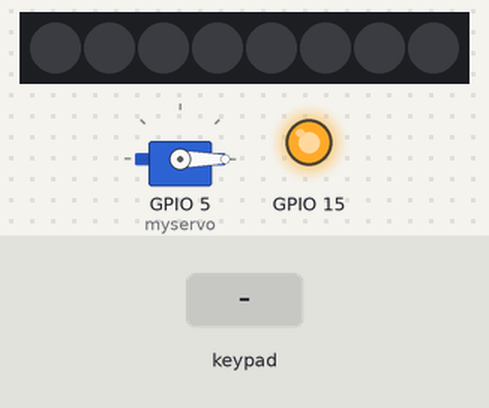
Recording of a sketch running on a simulated ESP32. On the bench: servo, 8 RGB LEDs in strip order, left to right, output pins drawn as LEDs (lit = HIGH). Dashed ring = blinking. The inputs (shaded band) are chosen by the test bench. What the sketch prints to the serial monitor is not drawn.

Above: at 1.2 s.
1.3 s: keypad keys 0 0 0 0 * pressed 0.4 s apart
At 2.0 s:
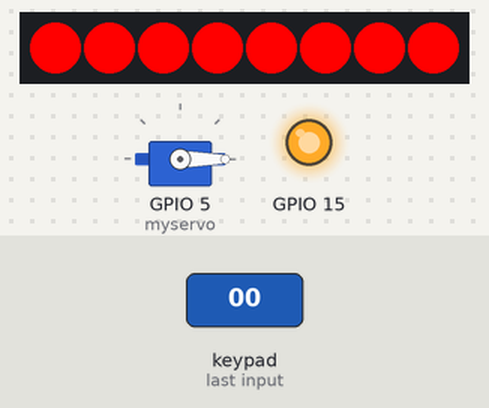
4.8 s: key 'D' pressed
At 6.0 s:
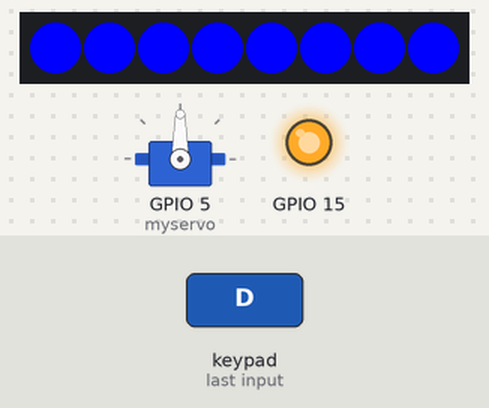
6.3 s: key '*' pressed
At 6.7 s:
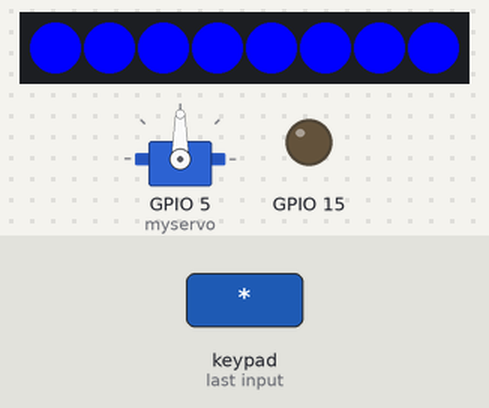
8.3 s: keypad keys 0 0 0 0 # pressed 0.4 s apart
At 11.2 s:
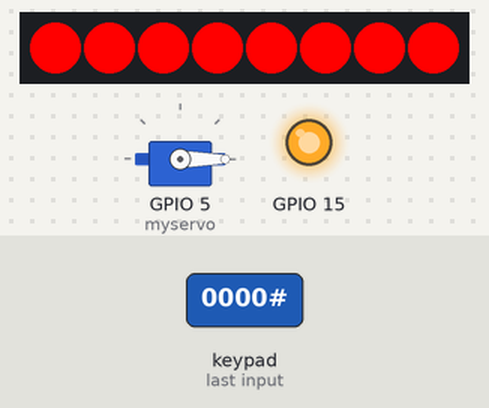
11.8 s: keypad keys 3 2 3 3 2 5 2 6 * pressed 0.4 s apart
At 15.4 s:
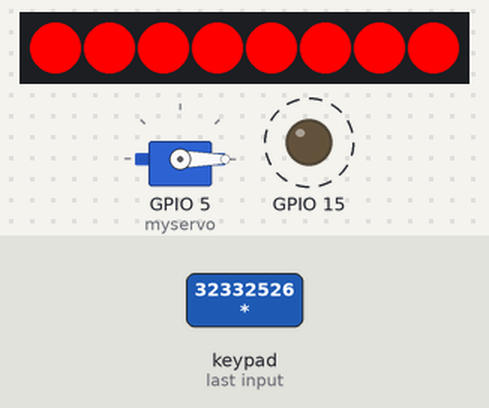
18.0 s: keypad keys 2 7 1 4 1 2 1 3 * pressed 0.4 s apart
At 24.89 s:
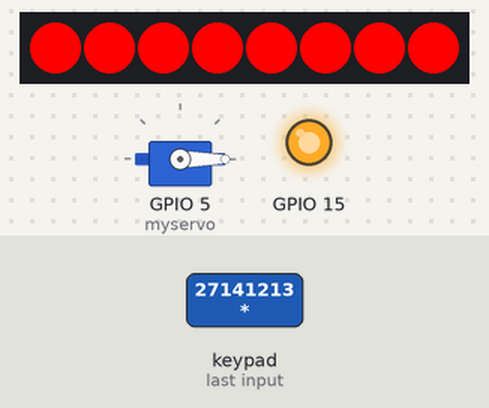
Timing chart, 0 to 25.6 s (numbered marks = the images above; inputs shaded):
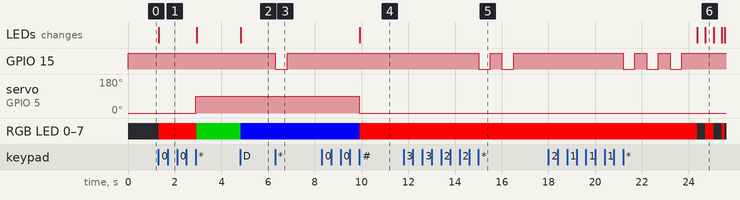

The sketch:

lock_4.ino
```cpp
//LIB
#include "Adafruit_Keypad.h" //Adafruit_Keypad
#include <FastLED.h>  //FastLED
#include <Servo.h>  //ServoESP32

//密碼
String PW = "0000";
String N_PW = "";

//馬達角度
#define SERVO_ANGLE 90

//鍵盤設定
const byte ROWS = 4;
const byte COLS = 4;
char keys[ROWS][COLS] = {
  {'1','2','3','A'},
  {'4','5','6','B'},
  {'7','8','9','C'},
  {'*','0','#','D'}
};
byte rowPins[ROWS] = {32, 33, 25, 26}; //定義列的腳位
byte colPins[COLS] = {27, 14, 12, 13}; //定義行的腳位
Adafruit_Keypad customKeypad = Adafruit_Keypad( makeKeymap(keys), rowPins, colPins, ROWS, COLS);

//狀態
int Lock_State = 0; //LOCK:0; UNLOCK:1; CHANGE_PW:3
int ERROR = 0;
String K = "";
String Num = "";

//LED
#define NUM_LEDS 8  //LED數量
#define DATA_PIN 2
CRGB leds[NUM_LEDS];

//SERVO
Servo myservo;

void setup() {
  Serial.begin(9600);
  Serial.println("Program Testing...");

  //鍵盤設定
  customKeypad.begin();

  //LED模組設定
  pinMode(15, OUTPUT);
  digitalWrite(15, HIGH);
  FastLED.addLeds<NEOPIXEL, DATA_PIN>(leds, NUM_LEDS);

  //SERVO
  myservo.attach(5);
  myservo.write(0);
}

void loop() {
  customKeypad.tick();  // 開始偵測使用者的按鍵狀態

  if(ERROR < 3){
    while(customKeypad.available()){
    keypadEvent e = customKeypad.read();
    Num = (char)e.bit.KEY;
    if(e.bit.EVENT == KEY_JUST_PRESSED){
      if(Num != "*"){
        K = K + Num;
      }
      else if(Num == "*"){  //密碼檢查
        if(K == PW){     //正確亮綠色0.5s並清空
          Lock_State = 1;
        }
        else if(K != PW){
          ERROR += 1;
          K = "";
          if(ERROR == 1 || ERROR == 2 || ERROR == 3) BE_BE(ERROR);
        }
      }

      if(Lock_State == 1){
        myservo.write(SERVO_ANGLE);   //旋轉到指定角度
        delay(10);
        K = "";
        if(Num == "D")  Lock_State = 3;
        if(Num == "A")  LOCK_IT();
      }
      else if(Lock_State == 3){
        if(Num != "#"){
          N_PW = N_PW + Num;
        }
        else if(Num == "#"){
          PW = N_PW;
          N_PW = "";
          LOCK_IT();
        }
      }
    }

    if(Lock_State == 1) LED_MODE(1);
    else if(Lock_State == 0)  LED_MODE(2);  //常亮紅色
    else if(Lock_State == 3)  LED_MODE(3);

    if(Num == "C") K = "";  //清空鍵盤
    }
  }
  else{
    while(true){
      LED_MODE(2);
      delay(100);
      LED_MODE(4);
      delay(100);
    }
  }

  delay(10);
}

void LED_MODE(int mode){
  if(mode == 1){
    for(int i=0;i<8;i++){
    leds[i] = CRGB::Green;
    FastLED.show();
    }
  }
  else if(mode == 2){
    for(int i=0;i<8;i++){
    leds[i] = CRGB::Red;
    FastLED.show();
    }
  }
  else if(mode == 3){
    for(int i=0;i<8;i++){
    leds[i] = CRGB::Blue;
    FastLED.show();
    }
  }
  else if(mode == 4){
    for(int i=0;i<8;i++){
    leds[i] = CRGB::Black;
    FastLED.show();
    }
  }
}

void LOCK_IT(){
  Lock_State = 0;
  K = "";
  myservo.write(0);  //旋轉到0度，就是一般所說的歸零
  delay(10);
}

void BE_BE(int times){
  for(int i = 0; i < times; i++){
    digitalWrite(15, LOW);
    delay(500);
    digitalWrite(15,HIGH);
    delay(500);
  }
}
```

Measured:
- after the input at 1.3 s, servo on GPIO 5 (myservo): 0° → 90° after 1.6 s; RGB LED 0–7: off → RGB(255, 0, 0) at once, → RGB(0, 128, 0) 1.6 s later; the LEDs: change at once (image 1)
- after the input at 4.8 s, RGB LED 0–7: RGB(0, 128, 0) → RGB(0, 0, 255) at once; the LEDs: change at once (image 2)
- after the input at 6.3 s, GPIO 15: HIGH → LOW at once, → HIGH 0.50 s later
- after the input at 8.3 s, servo on GPIO 5 (myservo): 90° → 0° after 1.6 s; RGB LED 0–7: RGB(0, 0, 255) → RGB(255, 0, 0) after 1.6 s; the LEDs: change after 1.6 s (image 4)
- after the input at 11.8 s, GPIO 15: alternates HIGH for 0.50 s and LOW for 0.50 s, 4 changes in all, then stays HIGH, starting after 3.2 s
- after the input at 18.0 s, GPIO 15: alternates HIGH for 0.50 s and LOW for 0.50 s, 6 changes in all, then stays HIGH, starting after 3.2 s; RGB LED 0–7: goes off 0.35 s, RGB(255, 0, 0) 0.35 s, off 0.35 s, RGB(255, 0, 0) 0.12 s, then off, starting after 6.4 s; the LEDs: first change after 6.4 s (image 6 shows a later state)
